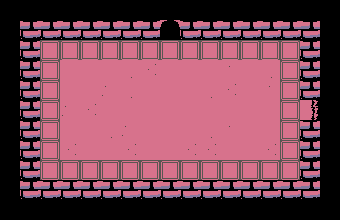

This is a level from a 2D game, rendered from its Tiled map with the project's own tilesets. A one-line summary and the map file follow, with tile-layer data summarised:
An orthogonal 17x11 tile map with 20x20 px tiles, 1 tile layer (Tiles) and 10 objects (6x SOLID, 2x Teleport, Door, Plate).

<map version="1.0" orientation="orthogonal" renderorder="right-down" width="17" height="11" tilewidth="20" tileheight="20" backgroundcolor="#d7728c" nextobjectid="180">
 <tileset firstgid="1" name="tileset_a" tilewidth="20" tileheight="20" tilecount="600" columns="20">
  <image source="../scenery/tileset_a.png" trans="ff00ff" width="400" height="600" />
 </tileset>
 <layer name="Tiles" width="17" height="11">
  <properties>
   <property name="tileset" value="tileset_a" />
  </properties>
  <data>[187 cells, 187 non-empty, 13 distinct tile ids]</data>
 </layer>
 <objectgroup name="Solids">
  <object id="136" type="SOLID" x="20" y="20" width="20" height="160" />
  <object id="143" type="SOLID" x="40" y="20" width="120" height="20" />
  <object id="144" type="SOLID" x="300" y="20" width="20" height="80" />
 </objectgroup>
 <objectgroup name="Actors">
  <object id="166" type="SOLID" x="20" y="180" width="280" height="20" />
  <object id="168" name="north" type="Teleport" x="160" y="20" width="20" height="20">
   <properties>
    <property name="dir" value="down" />
    <property name="door" value="south" />
    <property name="target" value="l1-section2-middle" />
   </properties>
  </object>
  <object id="173" type="SOLID" x="180" y="20" width="120" height="20" />
  <object id="174" type="SOLID" x="300" y="120" width="20" height="80" />
  <object id="175" name="Door" type="Door" x="300" y="100" width="20" height="20" />
  <object id="177" type="Plate" x="160" y="100" width="20" height="20">
   <properties>
    <property name="door" value="Door" />
    <property name="enemy" value="twitcher" />
   </properties>
  </object>
  <object id="179" name="east" type="Teleport" x="300" y="100" width="20" height="20">
   <properties>
    <property name="dir" value="left" />
    <property name="door" value="south" />
    <property name="target" value="l1-section3-main" />
   </properties>
  </object>
 </objectgroup>
</map>
